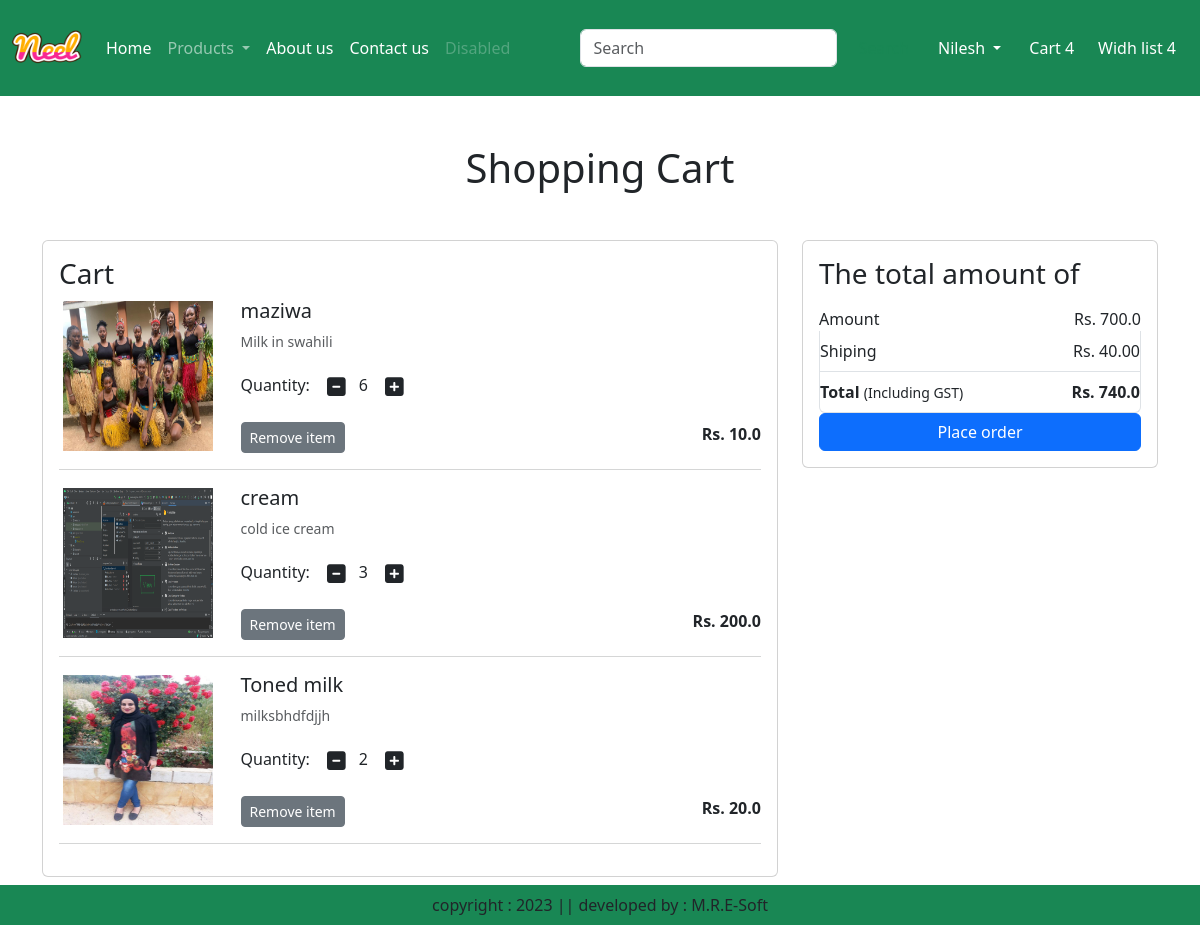
The app's page /cart/ (signed in) with its own data.
### app/models.py (models this page shows, shortened)
class Cart(models.Model):
    user = models.ForeignKey(User,on_delete=models.CASCADE)
    product = models.ForeignKey(Product, on_delete=models.CASCADE)
    quantity = models.PositiveIntegerField(default=1)

class Product(models.Model):
    title = models.CharField(max_length=100)
    selling_price = models.FloatField()
    discounted_price = models.FloatField()
    description = models.TextField()
    composition = models.TextField(default='')
    prodapp = models.TextField(default='')
    category = models.CharField(choices=CATEGORY_CHOICES, max_length=2)
    product_image = models.ImageField(upload_to='product')

### app/views.py (the view)
# urls.py: path('cart/', views.show_cart, name="showcart"),
def show_cart(request):
    user = request.user
    cart = Cart.objects.filter(user=user)
    amount = 0
    for p in cart:
        value = p.quantity * p.product.discounted_price
        amount = amount + value
    totalamount = amount + 40
    return render(request, 'app/addtocart.html', locals())

### app/templates/app/addtocart.html (shortened to what this page needs)
{% extends 'app/base.html' %}
{% load static %}
{% block main-content %}
<div class="container my-5">
    <div class="row">
        {% if cart %}
        <h1 class="text-center mb-5">Shopping Cart</h1>
        <div class="col-sm-8">
            <div class="card">
                <div class="card-body">
                    <h3>Cart</h3>
                    {% for item in cart %}
                    <div class="row">
                        <div class="col-sm-3 text-center align-self-center">
                            <img src="{{ item.product.product_image.url }}" alt="" srcset="" clas="img-fluid img-thumbnail shadow-sm" height="150" width="150"></div>
                            <div class="col-sm-9">
                                <div>
                                <h5> {{item.product.title}} </h5>
                                    <p class="mb-2 text-muted small">{{item.product.description}}</p>
                                    <div class="my-3">
                                        <label for="quantity"> Quantity: </label>
                                        <a class="minus-cart btn" pid={{item.product.id}}><i class="fa fa-minus-square fa-lg"></i></a><span id="quantity">{{item.quantity}}</span>
                                        <a class="plus-cart btn" pid={{item.product.id}}><i class="fa fa-plus-square fa-lg"></i></a>
                                    </div>
                                        <div class="d-flex justify-content-between">
                                        <a href="#" class="remove-cart btn btn-sm btn-secondary mr-3" pid={{item.product.id}}>Remove item</a>
                                    <p class="mb-0"><span><strong>Rs. {{item.product.discounted_price}}</strong></span></p>
                                    </div>
                                </div>
                            </div>
                        </div>
                        <hr class="text-muted">
                        {% endfor %}
                    </div>
                </div>
            </div>
<div class="col-sm-4">
    <div class="card">
        <div class="card-body">
            <h3>The total amount of </h3>
            <ul class="list-group">
                <li class="list-group-item d-flex justify-content-between align-items-center border-0 px-0 pb-0"> Amount <span id="amount"> Rs. {{amount}}</span></li>
                <li class="list-group-item d-flex justify-content-between align-items-center px-0"> Shiping <span> Rs. 40.00</span></li>
                <li class="list-group-item d-flex justify-content-between align-items-center px-0">
                    <div>
                        <strong>Total</strong> <small>(Including GST)</small>
                    </div>
                    <span id="totalamount"><strong> Rs. {{totalamount}}</strong></span>
                </li>
            </ul>
            <div class="d-grid"><a href="{% url 'checkout'%}" class="btn btn-primary">Place order </a></div>
        </div>
    </div>
    {% else %}
        <h1 class="text-center mb-5"> Cart is empty</h1>
    {% endif %}
</div>
</div>
{% endblock main-content %}

### records on screen
Cart: product.product_image (picture), product "maziwa", product.description "Milk in swahili", quantity "6", product.discounted_price "10.0"
Cart: product.product_image (picture), product "cream", product.description "cold ice cream", quantity "3", product.discounted_price "200.0"
Cart: product.product_image (picture), product "Toned milk", product.description "milksbhdfdjjh", quantity "2", product.discounted_price "20.0"

### other values on screen
{{ amount }} "700.0"
{{ totalamount }} "740.0"
